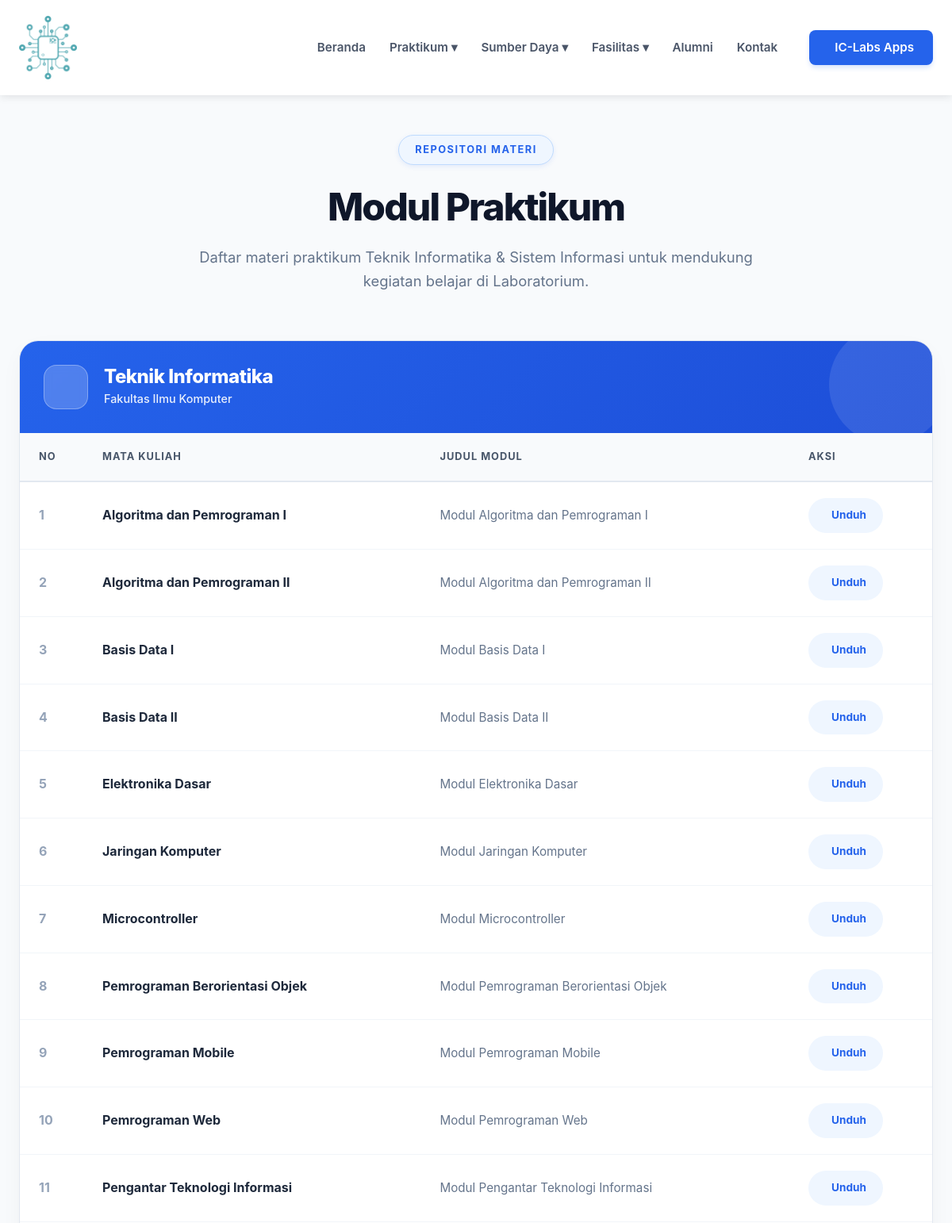
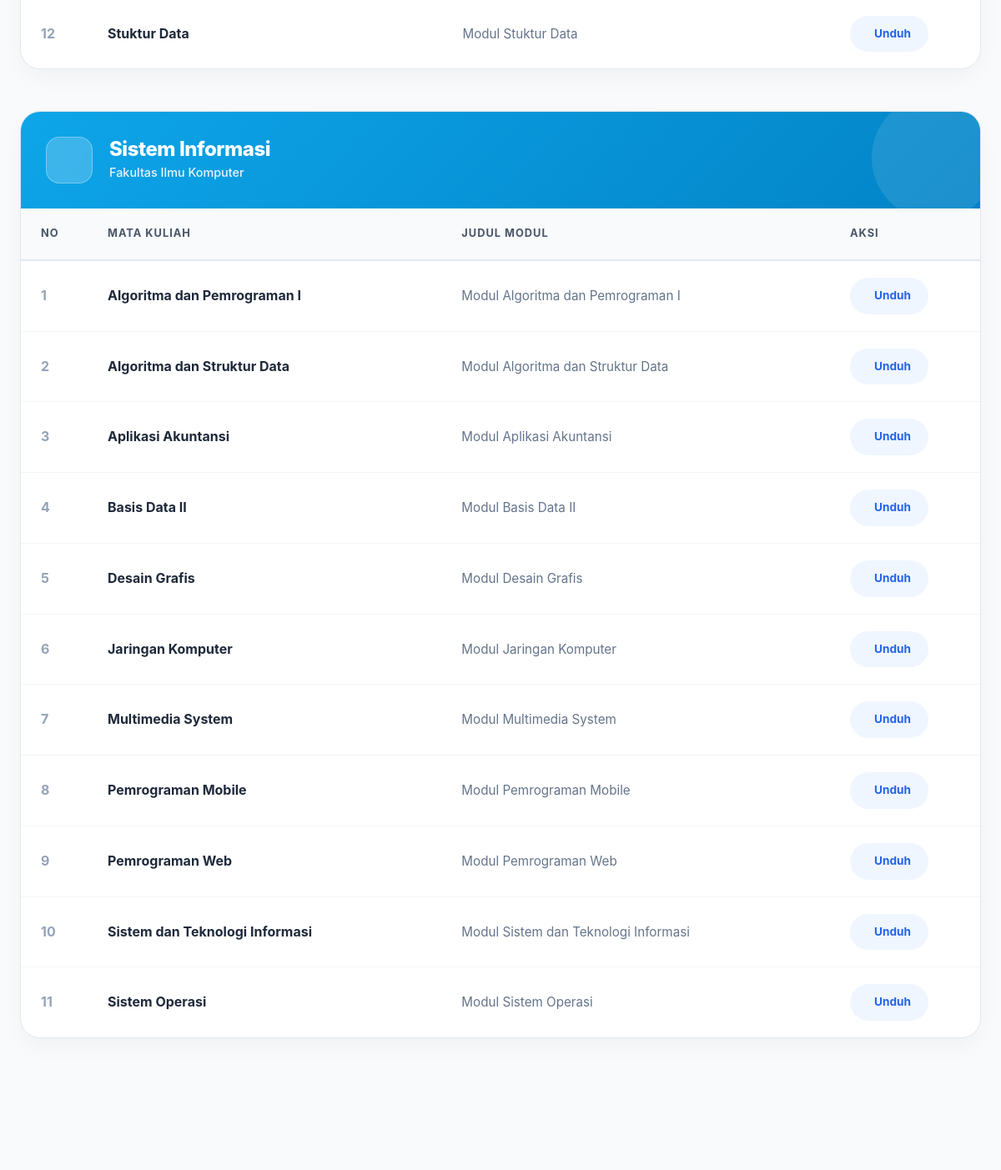
Before: /public/modul (upper part) with the older database file (2 pictures, top to bottom).
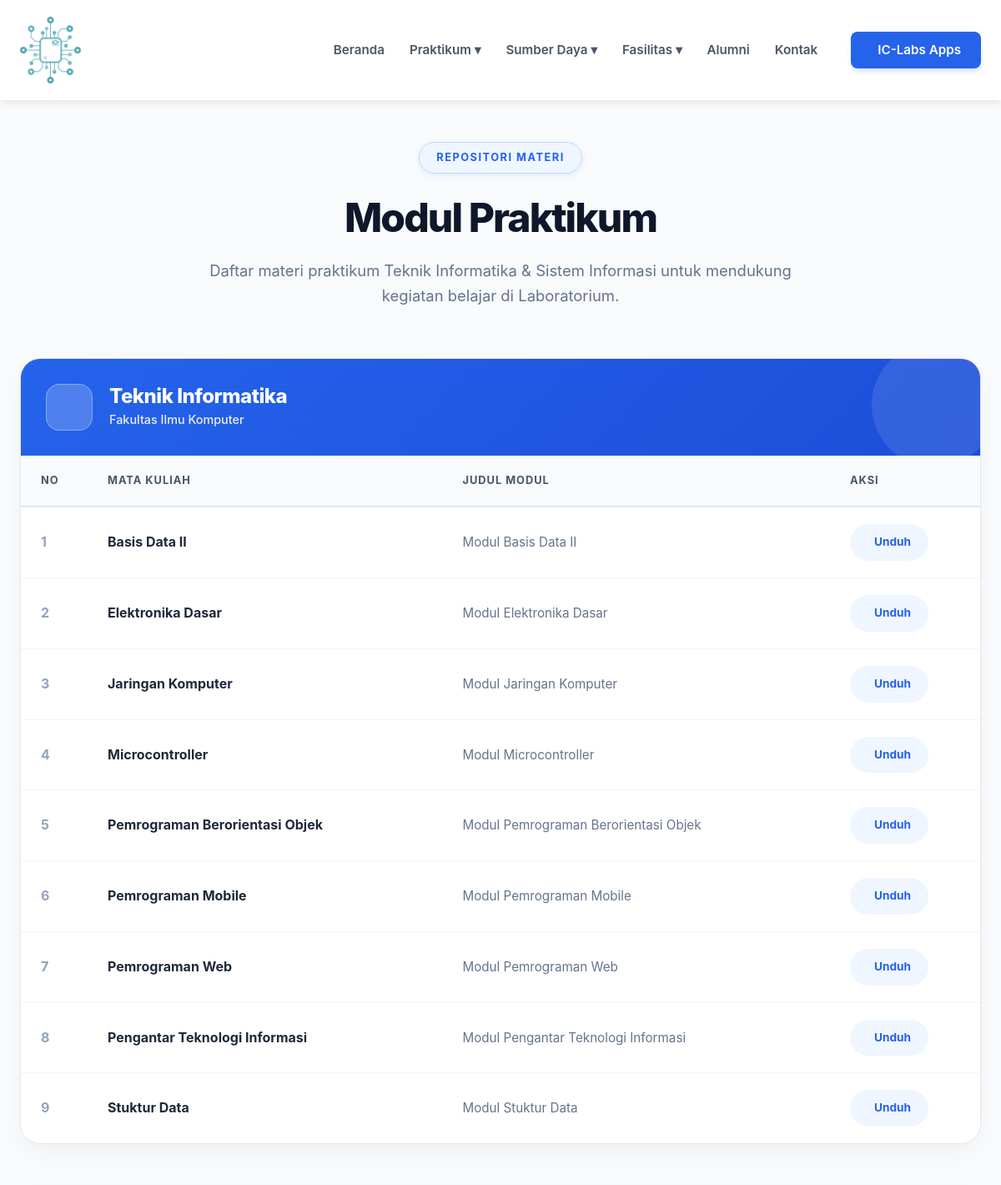
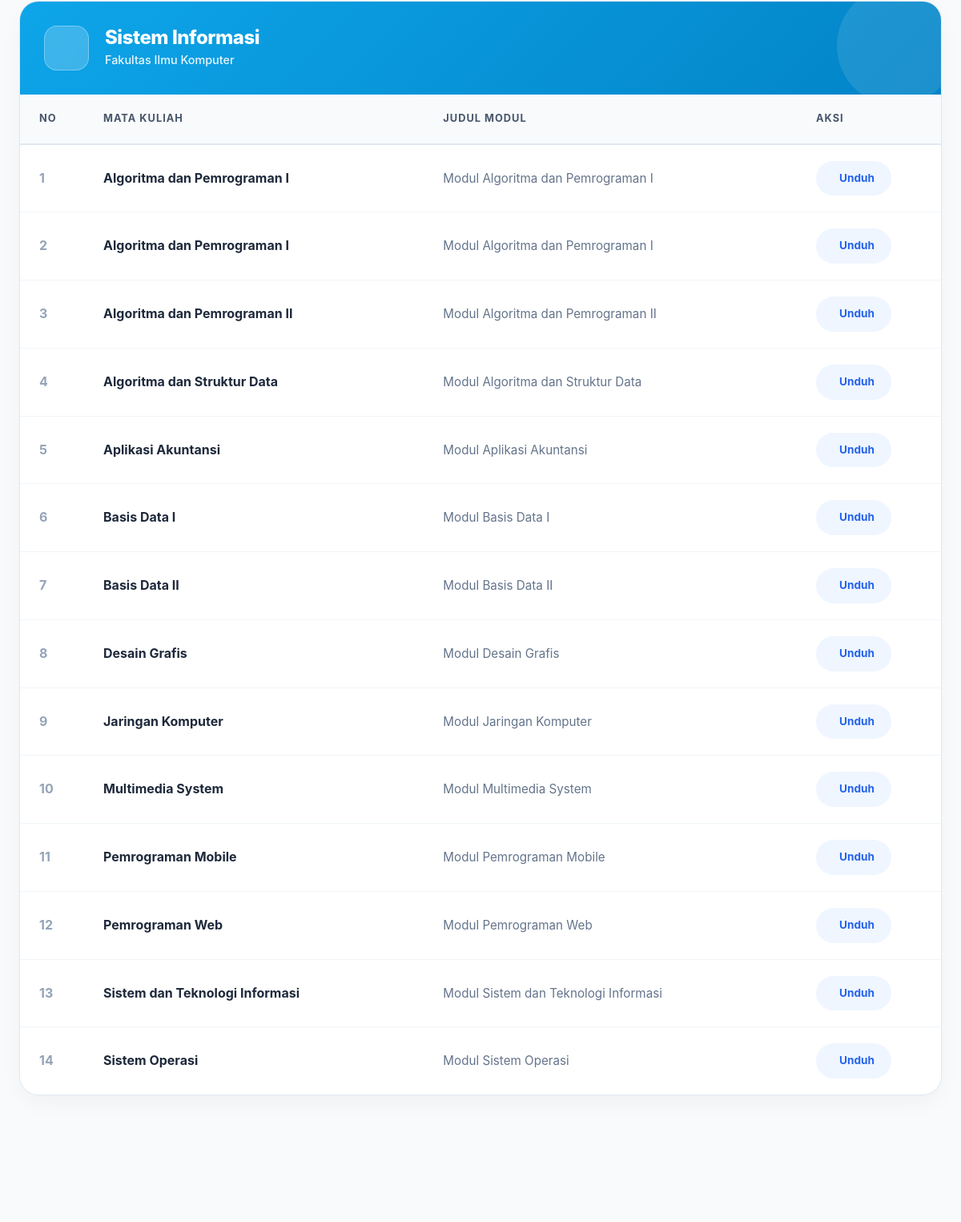
After: the same page with the newer database file (2 pictures, top to bottom).
### tables this page shows
CREATE TABLE `modul` (
  `id_modul` int(11) NOT NULL,
  `jurusan` enum('TI','SI') NOT NULL,
  `nama_matakuliah` varchar(100) NOT NULL,
  `judul` varchar(255) NOT NULL,
  `deskripsi` text DEFAULT NULL,
  `file` varchar(255) NOT NULL,
  `created_at` timestamp NOT NULL DEFAULT current_timestamp()
);

### app/models/ModulModel.php (called while the page is built, shortened)
<?php
class ModulModel {
    private $table = 'modul';
    private $pdo;
    public function __construct() {
        $db = new Database;
        $this->pdo = $db->getPdo();
    }
    public function getByJurusan($jurusan) {
        $stmt = $this->pdo->prepare("SELECT * FROM $this->table WHERE UPPER(jurusan) = UPPER(:j) ORDER BY nama_matakuliah ASC");
        $stmt->bindValue(':j', $jurusan);
        $stmt->execute();
        return $stmt->fetchAll(PDO::FETCH_ASSOC);
    }
}

### app/config/Database.php (called while the page is built, shortened)
<?php
try {
    $dsn = "mysql:host=" . DB_HOST . ";dbname=" . DB_NAME . ";charset=utf8mb4";
    $options = [
        PDO::ATTR_ERRMODE            => PDO::ERRMODE_EXCEPTION,
        PDO::ATTR_DEFAULT_FETCH_MODE => PDO::FETCH_ASSOC,
        PDO::ATTR_EMULATE_PREPARES   => false,
    ];
    $pdo = new PDO($dsn, DB_USER, DB_PASS, $options);
} catch (PDOException $e) {
    if (defined('APP_ENV') && APP_ENV === 'development') {
        die("Koneksi Database Gagal: " . $e->getMessage());
    } else {
        die("Maaf, sistem sedang mengalami gangguan koneksi database.");
    }
}
class Database {
    private $pdo;
    public function __construct()
    {
        global $pdo;
        $this->pdo = $pdo;
    }
    public function getPdo()
    {
        return $this->pdo;
    }
}
?>

### app/views/praktikum/modul.php (the view, shortened to what the changed rows need)
<section class="praktikum-section full-height">
    <div class="container flex-grow">
        <header class="page-header">
            <h1>Modul Praktikum</h1>
        </header>
        <div class="modul-grid">
            <div class="modul-card">
                <div class="table-responsive">
                    <table class="table-modul">
                        <thead>
                            <tr>
                                <th class="text-center w-no">No</th>
                                <th>Mata Kuliah</th>
                                <th>Judul Modul</th>
                                <th class="text-center w-action">Aksi</th>
                            </tr>
                        </thead>
                        <tbody>
                            <?php if (empty($data['modul_ti'])) : ?>
                                <tr>
                                    <td colspan="4" class="empty-state">
                                        <div class="empty-content">
                                            <i class="ri-folder-open-line"></i>
                                            <p>Belum ada modul TI tersedia</p>
                                        </div>
                                    </td>
                                </tr>
                            <?php else : $no = 1; foreach ($data['modul_ti'] as $m) : ?>
                                <tr>
                                    <td class="text-center number-col"><?= $no++; ?></td>
                                    <td>
                                        <span class="matkul-name"><?= htmlspecialchars($m['nama_matakuliah']) ?></span>
                                    </td>
                                    <td>
                                        <span class="modul-title"><?= htmlspecialchars($m['judul']) ?></span>
                                    </td>
                                    <td class="text-center">
                                        <a href="<?= PUBLIC_URL ?>/assets/uploads/modul/<?= $m['file'] ?>" download class="btn-download-pill">
                                            <i class="ri-download-cloud-2-line"></i> Unduh
                                        </a>
                                    </td>
                                </tr>
                            <?php endforeach; endif; ?>
                        </tbody>
                    </table>
                </div>
            </div>
            <div class="modul-card">
                <div class="table-responsive">
                    <table class="table-modul">
                        <thead>
                            <tr>
                                <th class="text-center w-no">No</th>
                                <th>Mata Kuliah</th>
                                <th>Judul Modul</th>
                                <th class="text-center w-action">Aksi</th>
                            </tr>
                        </thead>
                        <tbody>
                            <?php if (empty($data['modul_si'])) : ?>
                                <tr>
                                    <td colspan="4" class="empty-state">
                                        <div class="empty-content">
                                            <i class="ri-folder-open-line"></i>
                                            <p>Belum ada modul SI tersedia</p>
                                        </div>
                                    </td>
                                </tr>
                            <?php else : $no = 1; foreach ($data['modul_si'] as $m) : ?>
                                <tr>
                                    <td class="text-center number-col"><?= $no++; ?></td>
                                    <td>
                                        <span class="matkul-name"><?= htmlspecialchars($m['nama_matakuliah']) ?></span>
                                    </td>
                                    <td>
                                        <span class="modul-title"><?= htmlspecialchars($m['judul']) ?></span>
                                    </td>
                                    <td class="text-center">
                                        <a href="<?= PUBLIC_URL ?>/assets/uploads/modul/<?= $m['file'] ?>" download class="btn-download-pill">
                                            <i class="ri-download-cloud-2-line"></i> Unduh
                                        </a>
                                    </td>
                                </tr>
                            <?php endforeach; endif; ?>
                        </tbody>
                    </table>
                </div>
            </div>
        </div>
    </div>
</section>

Changed rows visible on the page:
changed modul (number 11 of 23 on the later page): moves from the list under "Teknik Informatika" to the list under "Sistem Informasi"
changed modul "Algoritma dan Pemrograman II": moves from the list under "Teknik Informatika" to the list under "Sistem Informasi"
changed modul "Basis Data I": moves from the list under "Teknik Informatika" to the list under "Sistem Informasi"
